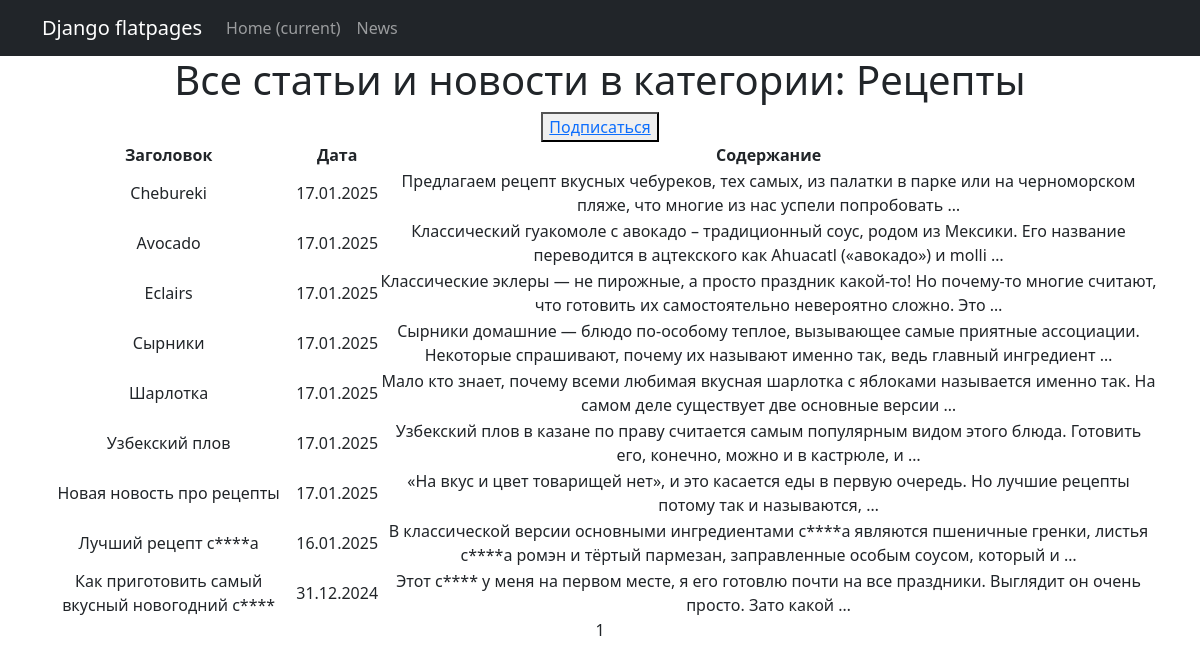
The app's page /news/category/3/ (signed in) with its own data.
### news/models.py (models this page shows, shortened)
class Category(models.Model):
    name = models.CharField(max_length=255, unique=True)
    subscribers = models.ManyToManyField(User, related_name='subscribers')

class Post(models.Model):
    article = 'AR'
    news = 'NE'
    POSTS = [
        (article, 'статья'),
        (news, 'новость')]
    author = models.ForeignKey(Author, on_delete=models.CASCADE)
    category = models.ManyToManyField(Category, through='PostCategory')
    content_type = models.CharField(max_length=2,
                                    choices=POSTS,
                                    default=article)
    datetime = models.DateTimeField(auto_now_add=True)
    heading = models.CharField(max_length=255)
    content = models.TextField()
    rating = models.IntegerField(default=0)

### news/views.py (the view)
# urls.py: path('category/<int:pk>/', CategoryList.as_view(), name='news_category'),
class CategoryList(LoginRequiredMixin, ListView):
    model = Post
    ordering = '-datetime'
    template_name = 'news_category.html'
    context_object_name = 'news'
    paginate_by = 10
    def __init__(self, *args, **kwargs):
        super().__init__(*args, **kwargs)
        self.category = None
    def get_queryset(self):
        queryset = super().get_queryset()
        self.category = Category.objects.get(pk=self.kwargs.get('pk'))
        queryset = queryset.filter(category=self.category)
        return queryset
    def get_context_data(self, **kwargs):
        context = super().get_context_data(**kwargs)
        context['category'] = self.category
        return context

### news/templatetags/custom_filtres.py (called while the page is built)
@register.filter()
def censor(value):
    if not isinstance(value, str):
        return value
    bad_words = ['салат', 'картофель', 'слово']
    for word in bad_words:
        censored_word = word[0] + '*' * (len(word) - 1)
        value = value.replace(word, censored_word)
    return value

### templates/news_category.html (shortened to what this page needs)
{% extends 'flatpages/default.html' %}
{% load custom_filtres %}
{% block content %}
<h1>Все статьи и новости в категории: {{ category.name }}</h1>
{% if not category in user.subscribers.all %}
<button> <a href="{% url 'subscribe' category.id %}">Подписаться</a> </button>
{% else %}
<h3>Вы уже подписаны на категорию {{ category.name }}</h3>
{% endif %}
{% if news %}
<table>
   <thead>
        <tr>
            <th>Заголовок</th>
            <th>Дата</th>
            <th>Содержание</th>
        </tr>
    </thead>
    <tbody>
        {% for n in news %}
        <tr>
            <td>{{ n.heading|censor }}</td>
            <td>{{ n.datetime|date:"d.m.Y" }}</td>
            <td>{{ n.content|truncatewords:20|censor }}</td>
        </tr>
        {% endfor %}
    </tbody>
</table>
{% else %}
<h2>Новостей и статей нет!</h2>
{% endif %}
{{ page_obj.number }}
{% endblock content %}

### records on screen
Category: name "Рецепты"
Post: heading|censor "Chebureki", datetime "17.01.2025", content|censor "Предлагаем рецепт вкусных чебуреков, тех самых, из палатки в парке или на черноморском пляже, что многие из нас успели попробовать …"
Post: heading|censor "Avocado", datetime "17.01.2025", content|censor "Классический гуакомоле с авокадо – традиционный соус, родом из Мексики. Его название переводится в ацтекского как Ahuacatl («авокадо») и molli …"
Post: heading|censor "Eclairs", datetime "17.01.2025", content|censor "Классические эклеры — не пирожные, а просто праздник какой-то! Но почему-то многие считают, что готовить их самостоятельно невероятно сложно. Это …"
Post: heading|censor "Сырники", datetime "17.01.2025", content|censor "Сырники домашние — блюдо по-особому теплое, вызывающее самые приятные ассоциации. Некоторые спрашивают, почему их называют именно так, ведь главный ингредиент …"
Post: heading|censor "Шарлотка", datetime "17.01.2025", content|censor "Мало кто знает, почему всеми любимая вкусная шарлотка с яблоками называется именно так. На самом деле существует две основные версии …"
Post: heading|censor "Узбекский плов", datetime "17.01.2025", content|censor "Узбекский плов в казане по праву считается самым популярным видом этого блюда. Готовить его, конечно, можно и в кастрюле, и …"
Post: heading|censor "Новая новость про рецепты", datetime "17.01.2025", content|censor "«На вкус и цвет товарищей нет», и это касается еды в первую очередь. Но лучшие рецепты потому так и называются, …"
Post: heading|censor "Лучший рецепт с****а", datetime "16.01.2025", content|censor "В классической версии основными ингредиентами с****а являются пшеничные гренки, листья с****а ромэн и тёртый пармезан, заправленные особым соусом, который и …"
Post: heading|censor "Как приготовить самый вкусный новогодний с****", datetime "31.12.2024", content|censor "Этот с**** у меня на первом месте, я его готовлю почти на все праздники. Выглядит он очень просто. Зато какой …"

### other values on screen
{{ page_obj.number }} "1"
